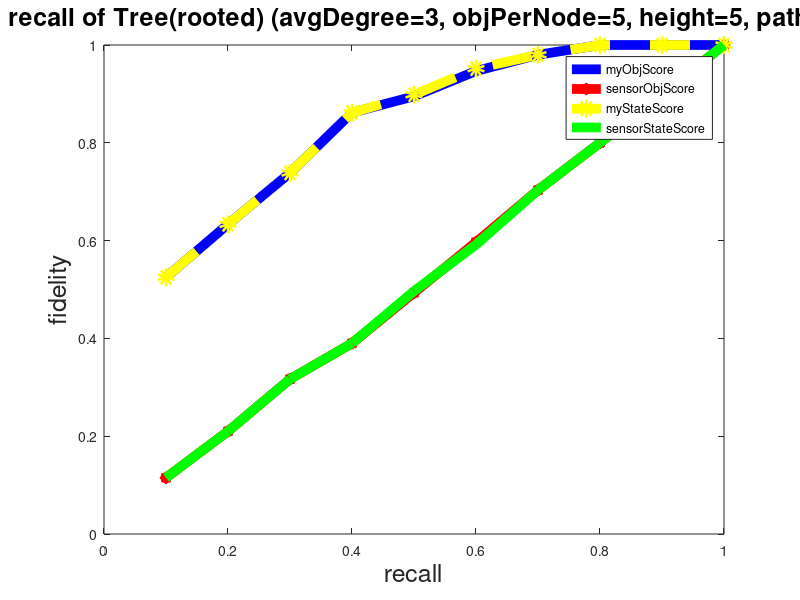

Write the MATLAB code that produced this figure.
% 
% x = 1: 0.1 : 2;
% map = [0.209 0.2098 0.2104 0.2111 0.2121 0.2127 0.2134 0.214 0.2148 0.2152 0.2158];
% plot(x, map);
% xlabel('k1');
% ylabel('MAP');
% title('myBM25 MAP vs. k1');

% x = 0 : 200 : 1000;
% map = [0.216 0.2158 0.2158 0.2158 0.2158 0.2158];
% plot(x, map);
% xlabel('k3');
% ylabel('MAP');
% title('myBM25 MAP vs. k3');

% x = 0.1 : 0.1 : 0.8;
% myObjScore = [0.8874237114561513 0.7710148111716169 0.8188136148113507 0.8153660691348886 0.7777983333242986 0.8333527484521154 .833911606491867 0.9374006721189054 ];
% sensorObjScore = [0.4280903210869078 0.4204277492231784 0.42821688716716155 0.4341548273246564 0.42620940445851474 0.42637851647913144 0.41786966778730933 .42669586797426684];
% myStateScore = [0.8333333333333333 0.6535714285714286 0.7166666666666667 0.715 0.6416666666666666 0.7333333333333333 0.75 0.9];
% plot(x, myObjScore, '-b', 'LineWidth', 12);
% hold on;
% plot(x, sensorObjScore, '*r-', 'LineWidth', 12)
% hold on;
% plot(x, myStateScore, 'yo--', 'LineWidth', 12);
% legend('myObjScore', 'sensorObjScore', 'myStateScore', 0);
% xlabel('density');
% ylabel('fidelity');
% title('Effect of density');


% x = 1 : 1 : 10;
% myObjScore = [1 0.9771725888867018 0.9152789394043515 0.934406780881956 0.8366892049584596 0.8333964011333865 0.8315538636004332 0.8152271090749859 0.8240515249974066 0.8234017763074337 ];
% sensorObjScore = [0.41715148575152394 0.4239812206660624 0.411991013011413 0.44097550655017737 0.43171120580690225 0.42925454197531105 0.43925454197531105 0.42548027916387543 0.42286834243426014 0.41780705677830243 ];
% myStateScore = [1 0.9666666666666666 0.8666666666666666 0.9 0.7333333333333334 0.7333333333333333 0.7333333333333332 0.7 0.7333333333333334 0.725];
% plot(x, myObjScore, '-b', 'LineWidth', 12);
% hold on;
% plot(x, sensorObjScore, '*r-', 'LineWidth', 12)
% hold on;
% plot(x, myStateScore, 'yo--', 'LineWidth', 12);
% legend('myObjScore', 'sensorObjScore', 'myStateScore', 0);
% xlabel('objPerNode');
% ylabel('fidelity');
% title('Effect of object per node (density=0.7, dimension=30, nodeNum=10, stdDev=30)');

% x = 10 : 1 : 19;
% myObjScore = [1 1 1 0.9806476181570577 1 1 0.9770237390411374 0.9820366917610416 1.0 0.9791427438114411 ];
% sensorObjScore = [0.6638286159009998 0.658143359908764 0.6354936692655665 0.6210497114238887 0.6004358468874997 0.5812841879648349 0.5742958481625683 0.5612905040992195 0.5478207941805118 0.5369640825223825];
% myStateScore = [1 1 1 0.975 1 1 0.9666666666666666 0.975 1.0 0.9666666666666668];
% plot(x, myObjScore, '-b', 'LineWidth', 12);
% hold on;
% plot(x, sensorObjScore, '*r-', 'LineWidth', 12)
% hold on;
% plot(x, myStateScore, 'yo--', 'LineWidth', 12);
% legend('myObjScore', 'sensorObjScore', 'myStateScore', 0);
% xlabel('stdDev');
% ylabel('fidelity');
% title('Effect of standard Deviation (density=0.6, dimension=30, nodeNum=10)');
% 
% x = 1 : 1 : 10;
% myObjScore = [1 1.0 1 1 1 1 1 1 1 1];
% sensorObjScore = [0.6833422439219224 0.6754776712595074 0.6675258682623834 0.6592576281314356 0.650144551221691 0.6430008260872162 0.6342200580932328 0.6199228865 0.6004675280212762 0.5985776740864552];
% myStateScore = [1 1.0 1 1 1 1 1 1 1 1];
% plot(x, myObjScore, '-b', 'LineWidth', 6);
% hold on;
% plot(x, sensorObjScore, '*r-', 'LineWidth', 6)
% hold on;
% plot(x, myStateScore, 'yo--', 'LineWidth', 6);
% legend('myObjScore', 'sensorObjScore', 'myStateScore', 0);
% xlabel('mean');
% ylabel('fidelity');
% title('Effect of mean (density=0.6, dimension=30, nodeNum=30, stdDev=10)');

% x = 10 : 2 : 30;
% myObjScore = [0.8243330669182874 0.8407568412027503 0.8891109740140946  0.892008216638352 0.9205598976346707 0.9354847372202745 0.9769556047263415  0.9755839811911761 0.9785566435963527  0.9764048317686737 0.9750283098616332];
% sensorObjScore = [0.5489641510935381 0.5349786549177286 0.5121957198844216 0.5030894945749249 0.49921148601760257 0.5159035755958441 0.5168998466620696 0.5113485632528767 0.518849512375595  0.5161726924850997 0.5214361460048369];
% myStateScore = [.7  0.7333333333333333 0.8333333333333334 0.8333333333333333 0.8666666666666668  0.9 0.9666666666666666 0.9666666666666668 0.9666666666666668 0.9666666666666668 0.9666666666666668];
% plot(x, myObjScore, '-b', 'LineWidth', 6);
% hold on;
% plot(x, sensorObjScore, '*r-', 'LineWidth', 6)
% hold on;
% plot(x, myStateScore, 'yo--', 'LineWidth', 6);
% legend('myObjScore', 'sensorObjScore', 'myStateScore', 0);
% xlabel('dimension');
% ylabel('fidelity');
% title('Effect of dimension (density=0.6, objPerNode=10, nodeNum=30, range=100, mean=0, stdDev=20)');
% 
% x = 2 : 2 : 14;
% myObjScore = [1 0.9786608510371732 0.956965347901981 0.9552521276203674 0.9150825647538984 0.9101918901911118 0.8952892982114318];
% sensorObjScore = [0.5180785387162601 0.5053624270194889 0.5063329209881438 0.5370489145057558 0.5275913426213635  0.5372546046726956  0.5007008449762572];
% myStateScore = [1 0.9666666666666666 0.9333333333333332  0.9333333333333332  0.8666666666666666 0.8666666666666668  0.8333333333333333];
% plot(x, myObjScore, '-b', 'LineWidth', 6);
% hold on;
% plot(x, sensorObjScore, '*r-', 'LineWidth', 6)
% hold on;
% plot(x, myStateScore, 'yo--', 'LineWidth', 6);
% legend('myObjScore', 'sensorObjScore', 'myStateScore', 0);
% xlabel('objPerNode');
% ylabel('fidelity');
% title('Effect of objPerNode (density=0.6, dimension=20, nodeNum=30, range=100, mean=0, stdDev=20)');


% figure(1)
% subplot(1,2,1);
% x = 0.1 : 0.1 : 0.8;
% myObjScore = [0.9700000000000002 0.9479999999999997 0.845 0.8725 0.8366666666666666 0.8600000000000001 0.8633333333333334 0.9166666666666667 ];
% sensorObjScore1 = [0.9085714285714288 0.8939999999999995 0.885 0.9075 0.8833333333333335 0.8900000000000002 0.8833333333333337 0.9233333333333336 ];
% myStateScore1 = [0.9728571428571429 0.9479999999999997 0.845 0.88 0.84 0.8600000000000001 0.8666666666666668 0.9166666666666667 ];
% plot(x, myObjScore, '-b', 'LineWidth', 7);
% hold on;
% plot(x, sensorObjScore1, '*r-', 'LineWidth', 7)
% hold on;
% plot(x, myStateScore1, 'yo--', 'LineWidth', 7);
% legend('myObjScore', 'sensorObjScore', 'myStateScore', 0);
% xlabel('density');
% ylabel('fidelity');
% title('Effect of density(numPerNode=10, nodeNum=20, recall=0.9)');
% 
% subplot(1,2,2);
% x1 = 0.1 : 0.1 : 0.8;
% myObjScore1 = [0.964 0.9279999999999997 0.9419999999999997 0.8759999999999996 0.9039999999999994 0.9079999999999997 0.9099999999999996 0.8999999999999995 ];
% sensorObjScore1 = [0.8939999999999995 0.8919999999999995 0.9019999999999996 0.8879999999999995 0.9139999999999995 0.9039999999999994 0.9099999999999996 0.9059999999999994 ];
% myStateScore1 = [0.966  0.9379999999999998 0.9419999999999997 0.8839999999999997 0.9059999999999994  0.9139999999999996 0.9119999999999995 0.9059999999999995 ];
% plot(x1, myObjScore1, '-b', 'LineWidth', 7);
% hold on;
% plot(x1, sensorObjScore1, '*r-', 'LineWidth', 7)
% hold on;
% plot(x1, myStateScore1, 'yo--', 'LineWidth', 7);
% legend('myObjScore', 'sensorObjScore', 'myStateScore', 0);
% xlabel('density');
% ylabel('fidelity');
% title('Effect of density(numPerNode=10, nodeNum=20, recall=0.9, pathLength=5)');


% x = 1 : 1 : 8;
% myObjScore = [0.8127619047619044 0.6691794871794866 0.5817619047619046 0.4808928571428572 0.41633333333333344 0.47799999999999976 0.4755 0.39];
% sensorObjScore = [0.474361111111111 0.5187097902097901 0.504218253968254 0.48136904761904764 0.4990000000000001 0.524333333333333 0.5179999999999998 0.515];
% myStateScore = [0.9242539682539682 0.747910256410256 0.6531666666666667 0.5358333333333334 0.45433333333333326 0.511 0.49699999999999994 0.4075];
% plot(x, myObjScore, '-b', 'LineWidth', 7);
% hold on;
% plot(x, sensorObjScore, '*r-', 'LineWidth', 7)
% hold on;
% plot(x, myStateScore, 'yo--', 'LineWidth', 7);
% legend('myObjScore', 'sensorObjScore', 'myStateScore', 0);
% xlabel('average in/out degree', 'FontSize', 18);
% ylabel('fidelity', 'FontSize', 18);
% title('Effect of degree (objectNumPerNode=3, dimension=10, nodeNum=30, range=100, stdDev=30)', 'FontSize', 18);


% x = 1 : 1 : 9;
% myObjScore = [0.8165198412698412 0.6810155122655119 0.6540176767676766 0.5848991841491842   0.5408703796203796 0.37857647907647896 0.3723491785991787 0.36861871461871465 0.36744211344211336 ];
% sensorObjScore = [0.7204426406926404 0.576046176046176 0.5152095959595959 0.4778739316239315  0.4328843101343104 0.3776341991341991 0.3795321345321344 0.36098742923742927 0.3719681429681429 ];
% myStateScore = [0.8165198412698412 0.7256998556998556 0.7349015151515149 0.6613517871017873  0.64647205572205594 0.4444556277056275 0.48881951381951366 0.4706531801531802 0.4934731934731934 ];
% plot(x, myObjScore, '-b', 'LineWidth', 7);
% hold on;
% plot(x, sensorObjScore, '*r-', 'LineWidth', 7)
% hold on;
% plot(x, myStateScore, 'yo--', 'LineWidth', 7);
% legend('myObjScore', 'sensorObjScore', 'myStateScore', 0);
% xlabel('objPerNode', 'FontSize', 18);
% ylabel('fidelity', 'FontSize', 18);
% title('Effect of object per node (avgDegree=2, dimension=10, nodeNum=30)', 'FontSize', 18);

% 
% x = 0.1 : 0.1 : 0.9;
% myObjScore = [0.36666666666666664 0.5166666666666667 0.6666666666666666 0.7750000000000001 0.8083333333333332 0.875 0.9583333333333334 0.9583333333333334 0.9666666666666666 ];
% sensorObjScore = [0.09166666666666667 0.2166666666666667 0.2666666666666667 0.4083333333333334 0.5083333333333332 0.575  0.6916666666666667 0.8083333333333332 0.9166666666666666 ];
% myStateScore = [0.36666666666666664 0.5166666666666667 0.6749999999999999 0.7750000000000001 0.8083333333333332 0.875 0.9583333333333334 0.9583333333333334 0.9666666666666666 ];
% sensorStateScore = [0.09166666666666667 0.2166666666666667  0.2750000000000001 0.4083333333333334 0.5083333333333332 0.575  0.6916666666666667 0.8083333333333332 0.9166666666666666 ];
% plot(x, myObjScore, '-b', 'LineWidth', 7);
% hold on;
% plot(x, sensorObjScore, '*r-', 'LineWidth', 7)
% hold on;
% plot(x, myStateScore, 'yo--', 'LineWidth', 7);
% hold on;
% plot(x, sensorStateScore, 'g-', 'LineWidth', 7);
% legend('myObjScore', 'sensorObjScore', 'myStateScore', 'sensorStateScore');
% xlabel('recall', 'FontSize', 18);
% ylabel('fidelity', 'FontSize', 18);
% title('Effect of recall (avgDegree=2, objPerNode=2, height=6, pathLength=6)', 'FontSize', 18);



% x = 1 : 1 : 10;
% myObjScore = [0.95625 0.81625  0.72125 0.73  0.695 0.655 0.65875 0.56125 0.59875 0.5525 ];
% sensorObjScore = [ 0.6 0.6025 0.59 0.6 0.6225  0.61 0.625 0.5875 0.60125 0.58625 ];
% myStateScore = [ 0.9625 0.825 0.73625  0.7375 0.7025 0.665 0.66375 0.575  0.61125 0.5675 ];
% sensorStateScore = [ 0.60625 0.61125 0.60625 0.60875  0.63375 0.62 0.63 0.605 0.615 0.60375 ];
% plot(x, myObjScore, '-b', 'LineWidth', 7);
% hold on;
% plot(x, sensorObjScore, '*r-', 'LineWidth', 7)
% hold on;
% plot(x, myStateScore, 'yo--', 'LineWidth', 7);
% hold on;
% plot(x, sensorStateScore, 'g-', 'LineWidth', 7);
% legend('myObjScore', 'sensorObjScore', 'myStateScore', 'sensorStateScore');
% xlabel('degree', 'FontSize', 18);
% ylabel('fidelity', 'FontSize', 18);
% title('Effect of degree of graph (objPerNode=5, recall = 0.6, pathLength=8)', 'FontSize', 18);

% 
% 
% x = 1 : 1 : 6;
% myObjScore = [ 0.6 0.65 0.6733333333333335 0.7575 0.885999999999999  0.9066666666666663 ];
% sensorObjScore = [ 0.6 0.595  0.58 0.575 0.584 0.585];
% myStateScore = [ 0.6 0.65  0.6733333333333335 0.7575 0.885999999999999 0.9066666666666663 ];
% sensorStateScore = [ 0.6 0.595 0.58 0.575 0.584  0.585];
% plot(x, myObjScore, '-b', 'LineWidth', 7);
% hold on;
% plot(x, sensorObjScore, '*r-', 'LineWidth', 7)
% hold on;
% plot(x, myStateScore, 'yo--', 'LineWidth', 7);
% hold on;
% plot(x, sensorStateScore, 'g-', 'LineWidth', 7);
% legend('myObjScore', 'sensorObjScore', 'myStateScore', 'sensorStateScore');
% xlabel('pathLength', 'FontSize', 18);
% ylabel('fidelity', 'FontSize', 18);
% title('Effect of pathLength of Tree (avgDegree=2, objPerNode=2, recall=0.6,height=6)', 'FontSize', 18);


% x = 0.1 : 0.1 : 0.9;
% myObjScore = [ 0.125 0.2 0.35 0.53125 0.6375 0.725 0.90625 0.91875 0.975 ];
% sensorObjScore = [ 0.0875  0.20625 0.2625 0.36875 0.48125 0.55 0.7 0.83125 0.88125 ];
% myStateScore = [0.1375 0.225 0.36875 0.5375 0.65625 0.7375 0.91875 0.91875 0.975 ];
% sensorStateScore = [0.1  0.25625 0.2875 0.375 0.5 0.5625 0.7125 0.83125 0.88125];
% plot(x, myObjScore, '-b', 'LineWidth', 7);
% hold on;
% plot(x, sensorObjScore, '*r-', 'LineWidth', 7)
% hold on;
% plot(x, myStateScore, 'yo--', 'LineWidth', 7);
% hold on;
% plot(x, sensorStateScore, 'g-', 'LineWidth', 7);
% legend('myObjScore', 'sensorObjScore', 'myStateScore', 'sensorStateScore');
% xlabel('recall', 'FontSize', 18);
% ylabel('fidelity', 'FontSize', 18);
% title('Effect of Graph Recall (avgDegree=3, objPerNode=5, nodeNum=30, pathLength=8)', 'FontSize', 18);

% x = 1 : 1 : 10;
% myObjScore = [0.51 0.645 0.60966666666666668 0.66 0.626 0.6866666666666669 0.6814285714285714 0.7525 0.7888888888888882  0.7560000000000002 ];
% sensorObjScore = [0.51  0.61 0.5499999999998 0.5675 0.5879999999999999 0.5833333333333335 0.5657142857142858  0.60375  0.6199999999999999 0.6030000000000002
%  ];
% myStateScore = [0.51  0.655 0.61333333333332 0.68 0.6399999999999999 0.6900000000000002 0.701428571428571 0.76125 0.7988888888888883  0.7650000000000002];
% sensorStateScore = [0.51 0.62 0.553333333333333 0.59 0.6039999999999999 0.5900000000000003 0.5857142857142857 0.6125 0.6299999999999999  0.6140000000000003];
% plot(x, myObjScore, '-b', 'LineWidth', 7);
% hold on;
% plot(x, sensorObjScore, '*r-', 'LineWidth', 7)
% hold on;
% plot(x, myStateScore, 'yo--', 'LineWidth', 7);
% hold on;
% plot(x, sensorStateScore, 'g-', 'LineWidth', 7);
% legend('myObjScore', 'sensorObjScore', 'myStateScore', 'sensorStateScore');
% xlabel('pathLength', 'FontSize', 18);
% ylabel('fidelity', 'FontSize', 18);
% title('Effect of Graph pathLength (avgDegree=3, objPerNode=5, nodeNum=30, recall=0.6)', 'FontSize', 18);

% x = 1 : 10;
% myObjScore = [ 0.9083333333333333 0.97 0.8916666666666664 0.9033333333333328 0.9216666666666664 0.9433333333333335  0.8983333333333331  0.8949999999999992 0.8949999999999996 0.8799999999999999 ];
% sensorObjScore = [0.6233333333333333 0.5983333333333334 0.6183333333333334 0.6216666666666667 0.5999999999999999 0.5849999999999999 0.6466666666666666 0.625 0.5983333333333334 0.5900000000000001 ];
% myStateScore = [ 0.9083333333333333  0.9716666666666666 0.8933333333333331 0.9099999999999995  0.9249999999999998 0.9466666666666668 0.9049999999999998 0.8999999999999991 0.8966666666666663 0.8849999999999999 ];
% sensorStateScore = [0.6233333333333333  0.6 0.62  0.6283333333333334 0.6033333333333332 0.588333333333333 0.6533333333333333 0.6300000000000001 0.6 0.5950000000000001 ];
% plot(x, myObjScore, '-b', 'LineWidth', 7);
% hold on;
% plot(x, sensorObjScore, '*r-', 'LineWidth', 7)
% hold on;
% plot(x, myStateScore, 'yo--', 'LineWidth', 7);
% hold on;
% plot(x, sensorStateScore, 'g-', 'LineWidth', 7);
% legend('myObjScore', 'sensorObjScore', 'myStateScore', 'sensorStateScore');
% xlabel('objPerNode', 'FontSize', 18);
% ylabel('fidelity', 'FontSize', 18);
% title('Effect of objPerNode of Tree (avgDegree=2, pathLength=6, recall=0.6,height=6)', 'FontSize', 18);


% x = 1 : 10;
% myObjScore = [0.790625 0.754375 0.726875 0.779375 0.79375 0.77875 0.739375 0.68875 0.775625 0.725625 ];
% sensorObjScore = [ 0.60125 0.614375 0.606875 0.60625 0.62625 0.608125 0.586875 0.595 0.61375 0.609375 ];
% myStateScore = [0.790625 0.761875 0.73625 0.7925 0.8 0.7925 0.748125 0.699375 0.786875 0.738125];
% sensorStateScore = [ 0.60125 0.621875  0.6175 0.62125 0.6325 0.62312 0.595625 0.605625 0.62625 0.624375];
% plot(x, myObjScore, '-b', 'LineWidth', 7);
% hold on;
% plot(x, sensorObjScore, '*r-', 'LineWidth', 7)
% hold on;
% plot(x, myStateScore, 'yo--', 'LineWidth', 7);
% hold on;
% plot(x, sensorStateScore, 'g-', 'LineWidth', 7);
% legend('myObjScore', 'sensorObjScore', 'myStateScore', 'sensorStateScore');
% xlabel('objPerNode', 'FontSize', 18);
% ylabel('fidelity', 'FontSize', 18);
% title('Effect of objPerNode of Graph (avgDegree=3, pathLength=8, nodeNum=30, recall=0.6)', 'FontSize', 18);

% x = 15 : 3 : 42;
% myObjScore = [0.74687 0.72 0.713125 0.725 0.749375 0.735 0.809375 0.72625 0.683125 0.75625 ];
% sensorObjScore = [0.6225 0.581875 0.601875 0.600625 0.6025 0.620625 0.60625 .584375 0.573125 0.625625 ];
% myStateScore = [0.761875 0.736875 0.7275 0.74 0.75875 0.74625 0.818125 0.73375 0.69125 0.76 ];
% sensorStateScore = [0.638125 0.6 0.61625 0.6175 0.6125 0.633125 0.615 0.5925 0.5825 0.63];
% plot(x, myObjScore, '-b', 'LineWidth', 7);
% hold on;
% plot(x, sensorObjScore, '*r-', 'LineWidth', 7)
% hold on;
% plot(x, myStateScore, 'yo--', 'LineWidth', 7);
% hold on;
% plot(x, sensorStateScore, 'g-', 'LineWidth', 7);
% legend('myObjScore', 'sensorObjScore', 'myStateScore', 'sensorStateScore');
% xlabel('nodeNum', 'FontSize', 18);
% ylabel('fidelity', 'FontSize', 18);
% title('Effect of nodeNum of Graph (avgDegree=3, pathLength=8, objPerNode=5, recall=0.6)', 'FontSize', 18);

x =  0.1 : 0.1 : 1;
myObjScore = [ 0.525 0.6333333333333332 0.7383333333333333 0.8616666666666666 0.895 0.9466666666666665 0.98 1 1 1];
sensorObjScore = [0.11499999999999996 0.21000000000000008 0.3166666666666667 0.39000000000000007 0.4933333333333334 0.5966666666666663 0.7033333333333331 0.8001 0.9003 1.0];
myStateScore = [0.525 0.6333333333333332 0.7383333333333333  0.8616666666666666 0.8983333333333334 0.9516666666666665 0.98 1 1 1];
sensorStateScore = [0.11499999999999996 0.21000000000000008 0.3166666666666667 0.39000000000000007 0.4966666666666668  0.5916666666666664 0.7033333333333331  0.8001 0.9003 1];
plot(x, myObjScore, '-b', 'LineWidth', 7);
hold on;
plot(x, sensorObjScore, '*r-', 'LineWidth', 7)
hold on;
plot(x, myStateScore, 'yo--', 'LineWidth', 7);
hold on;
plot(x, sensorStateScore, 'g-', 'LineWidth', 7);
legend('myObjScore', 'sensorObjScore', 'myStateScore', 'sensorStateScore');
xlabel('recall', 'FontSize', 18);
ylabel('fidelity', 'FontSize', 18);
title('Effect of recall of Tree(rooted) (avgDegree=3, objPerNode=5, height=5, pathLength=6)', 'FontSize', 18);
